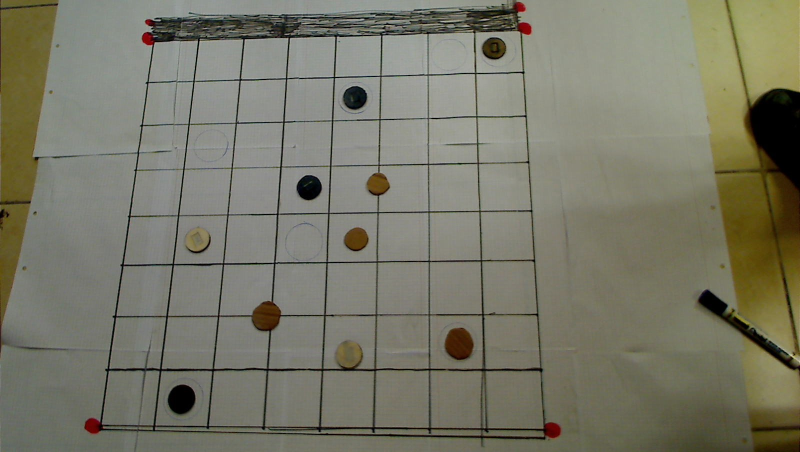
#> input picture עיבוד תמונה/data/WIN_20181129_13_32_56_Pro.jpg, 1600 x 904 px, found by its file name (shown at 1/2 size)
$ python cut_picture.py
#> lines starting #> are read from the running program, lines starting #| are printed output that depends on the picture; after the words box and inside, x2 and y2 are one past the last pixel; in counts of white or black regions, pixels touching at a corner belong together
import cv2;
import numpy as np;
import math

def get_color(x,y,img):
    x = int(x)
    y = int(y)
    thrash_hold = 80
    sum = 0
    window = 25
    for i in range(int(math.sqrt(window))):
        for j in range(int(math.sqrt(window))):
            c = img[y-i][x-j]
            sum += img[y-i][x-j]
    if float(sum)/window < thrash_hold:
        return -1
    else:
        return 1


def get_y_line_formula(dot1, dot2):
    def g(x):
        m = float((dot1[1]-dot2[1]))/(dot1[0] - dot2[0])
        c = dot1[1] - m * dot1[0]
        return x * m + c
    return g

def get_x_line_formula(dot1, dot2):
    def g(y):
        m = float((dot1[1]-dot2[1]))/(dot1[0] - dot2[0])
        c = dot1[1] - m * dot1[0]
        return (y-c)/m
    return g

def get_new_point(x,y):
    return ((x-10)*0.8, (y-10)*0.8)

def first_editing(image):
   image = cv2.adaptiveThreshold(image, 255, cv2.ADAPTIVE_THRESH_GAUSSIAN_C, cv2.THRESH_BINARY, 11, 10)
   image = cv2.morphologyEx(image, cv2.MORPH_OPEN, np.ones((4, 4)))
   image = cv2.medianBlur(image, 3)
   return image

def show_image(image):
   cv2.imshow("image", image)
   cv2.waitKey(0)

def resize(image):
   shape = image.shape
   if len(shape) == 2:
      height, width = shape
   else:
      height, width, chanels = shape
   image = image[10:height, 10:width] #cut the edge of the image
   image = cv2.resize(image, (0, 0), fx=0.8, fy=0.8)
   return image

def bolding(image):
   kernel = np.ones((5, 5), np.uint8)
   image = 255 - image
   dilation = cv2.dilate(image, kernel, iterations=1)
   dilation = 255 - dilation
   return dilation

img2 = cv2.imread("WIN_20181129_13_32_56_Pro.jpg", 0)
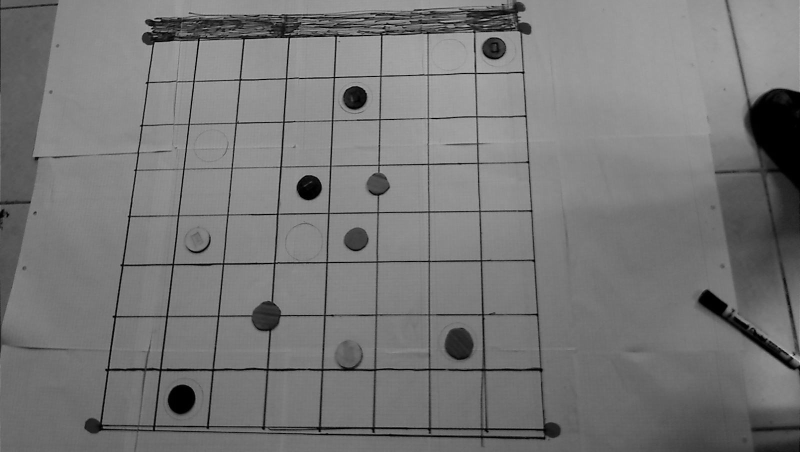
#> img2: shape (904, 1600) (shown at 1/2 size); min 0, max 204, mean 118.6

img2 = cv2.medianBlur(img2,5)
img2 = cv2.medianBlur(img2,5)
cimg = cv2.cvtColor(img2,cv2.COLOR_GRAY2BGR)


circles = cv2.HoughCircles(img2,cv2.HOUGH_GRADIENT,1,20, param1=50,param2=30,minRadius=20 ,maxRadius=35)
#> circles = [[709.5, 195.5, 23.5], [697.5, 709.5, 28.8], [618.5, 375.5, 24.6], [364.5, 796.5, 27.5], [392.5, 479.5, 26.6], [917.5, 690.5, 28.6], [990.5, 95.5, 21], [711.5, 476.5, 25.6]]
# for i in range(len(circles):

# circles = np.uint16(np.around(circles))


for i in circles[0,:]:
    # draw the center of the circle
    cv2.circle(cimg,(i[0],i[1]),2,(0,0,255),3)
    # draw the outer circle
    cv2.circle(cimg,(i[0],i[1]),i[2],(0,255,0),2)
#> this loop made 8 passes
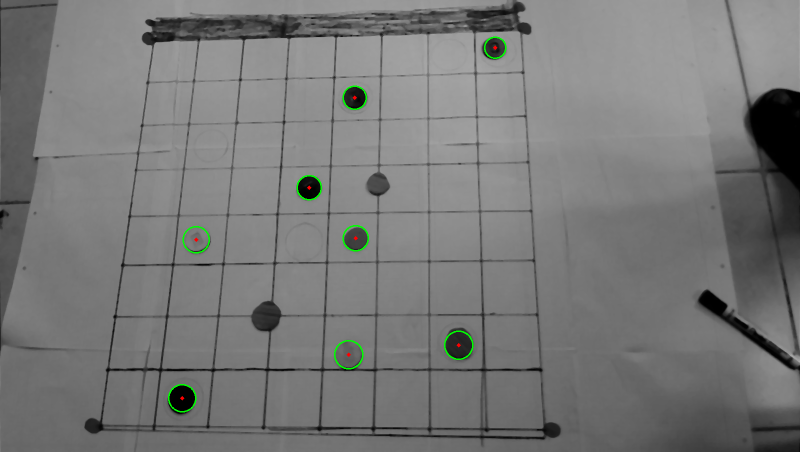
#> cimg: shape (904, 1600, 3) (shown at 1/2 size); mean B, G, R 119.3, 120, 119.4


img = cimg
s_img = resize(img)
gray = cv2.cvtColor(s_img,cv2.COLOR_RGB2GRAY)
gray = first_editing(gray)
#> in first_editing, `image = cv2.adaptiveThreshold(image, 255, cv2.ADAPTIVE_THRESH_GAUSSIAN..`:
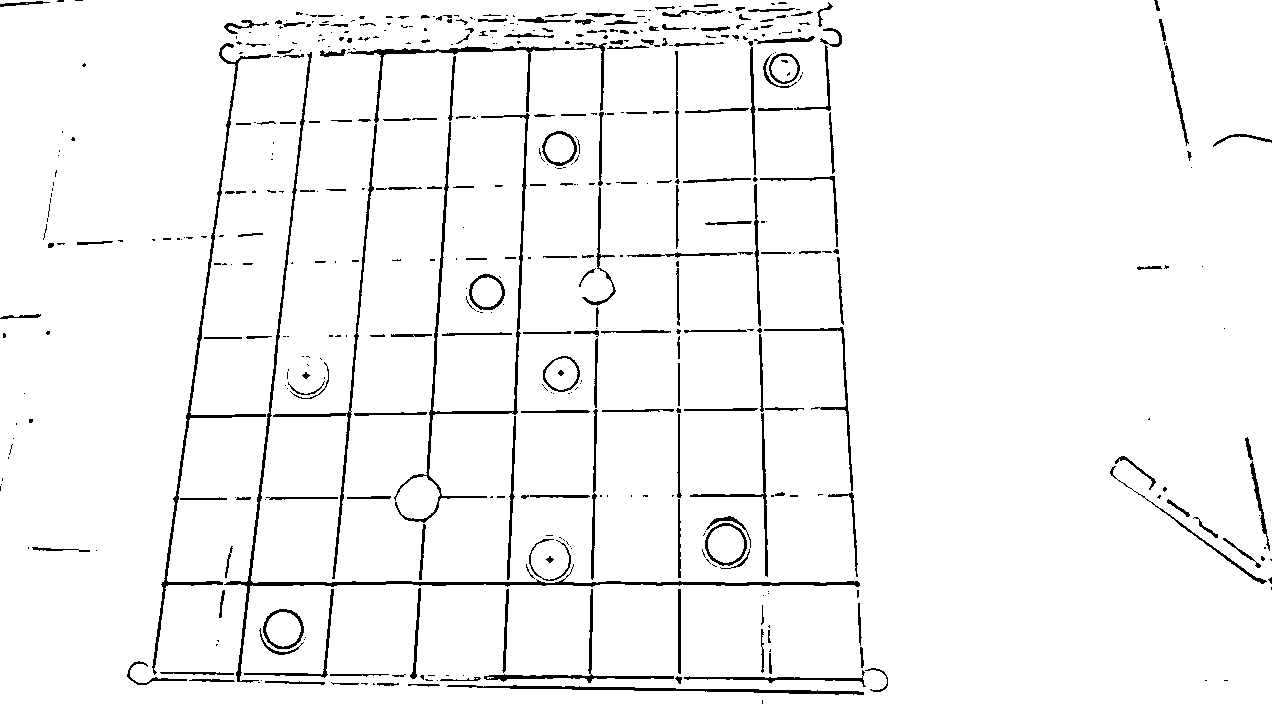
#> image: shape (715, 1272); 95.9% white; 500 black regions (294 under 20 px), largest, box (x1, y1, x2, y2) and area: (224, 52, 860, 683) 3794, (394, 113, 530, 523) 2534, (152, 43, 271, 675) 2305
#> in first_editing, `image = cv2.morphologyEx(image, cv2.MORPH_OPEN, np.ones((4, 4)))`:
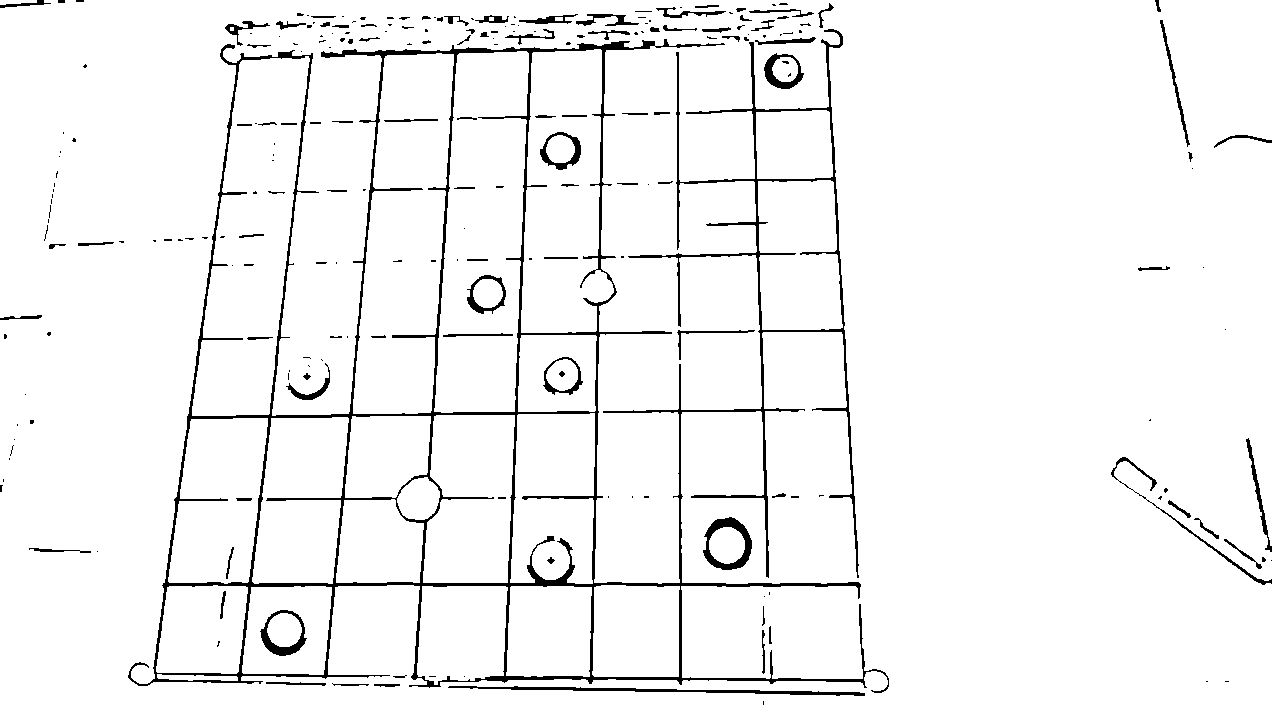
#> image: shape (715, 1272); 95.5% white; 234 black regions (134 under 20 px), largest, box (x1, y1, x2, y2) and area: (128, 29, 889, 693) 27316, (448, 686, 865, 696) 1207, (703, 517, 752, 570) 945
#> in first_editing, `image = cv2.medianBlur(image, 3)`:
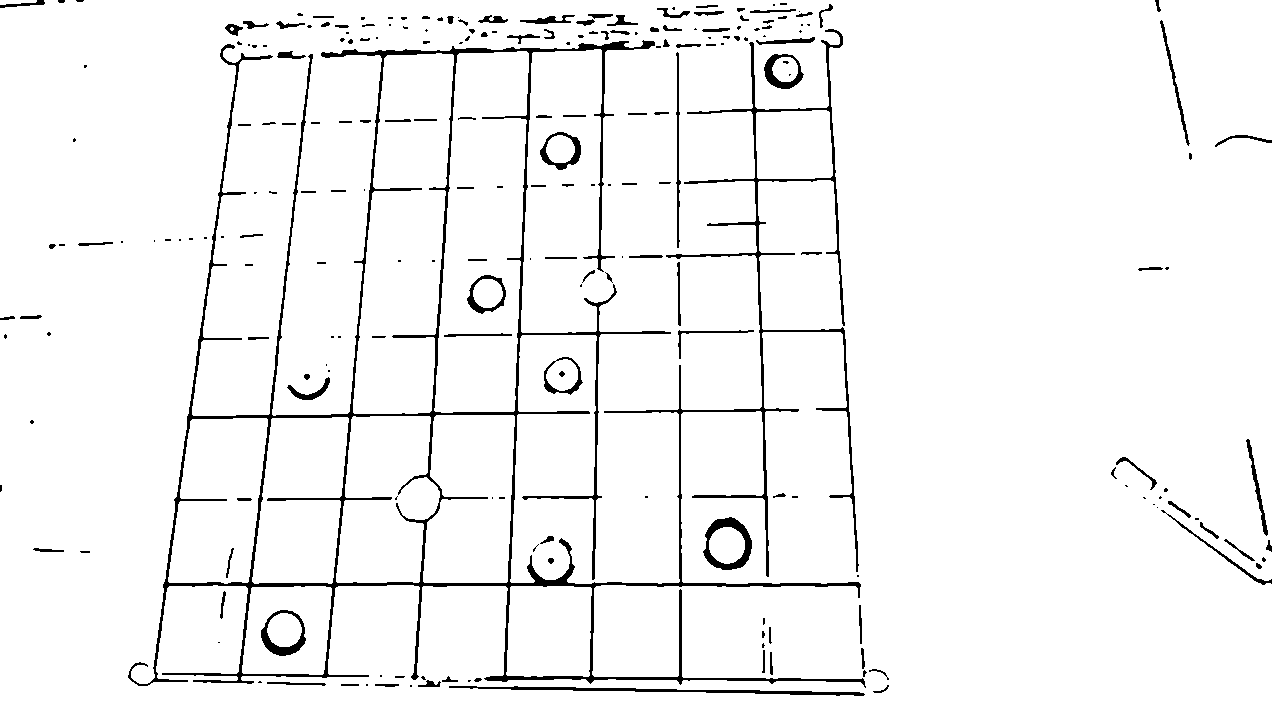
#> image: shape (715, 1272); 95.7% white; 231 black regions (107 under 20 px), largest, box (x1, y1, x2, y2) and area: (128, 29, 866, 688) 25404, (449, 686, 865, 696) 1202, (703, 517, 752, 570) 946
gray = 255-gray
lines = cv2.HoughLines(gray,1,np.pi/720,180)
#> lines = 186 rows, first 8: [584, 1.57], [531, 0.0393], [420, 1.56], [315, 0.113], [386, 0.0916], [533, 0.0436], [316, 0.118], [678, 1.59]
lines_filtered = [lines[0]]
#> lines_filtered = [[[584, 1.57]]]
for i in range(len(lines)):
    selected = False
    rho1, theta1 = lines[i][0]
    if  abs(rho1)> 850 or abs(rho1)< 60:
        continue
    if abs(abs(np.sin(theta1)) - abs(np.sin(np.pi/2 + 0.0125))) < 0.01:
        selected = True
    if abs(abs(np.sin(theta1)) - abs(np.sin(0.0))) < 0.2:
        selected = True
    for j in range(len(lines_filtered)):
        rho2, theta2 = lines_filtered[j][0]
        if abs(abs(np.sin(theta1)) - abs(np.sin(theta2))) < 0.2 and abs(abs(rho1) - abs(rho2)) < 30:
            selected = False
    if selected:
        lines_filtered.append(lines[i])
#> this loop made 186 passes
#> (rho1, theta1) on passes 1 to 12: (584, 1.57), (531, 0.0393), (420, 1.56), (315, 0.113), (386, 0.0916), (533, 0.0436), (316, 0.118), (678, 1.59), (676, 1.59), (-823, 3.08), (245, 0.14), (582, 1.58)
#> after the loop, lines_filtered = 18 items, first 6: [[584, 1.57]], [[531, 0.0393]], [[420, 1.56]], [[315, 0.113]], [[386, 0.0916]], [[678, 1.59]]
print(len(lines_filtered))
#| 18

red_lines=[]
green_lines=[]
red_form = []
green_form=[]
for line in lines_filtered:
   for rho,theta in line:
      sin = math.cos(theta)
      cos = math.sin(theta)
      x0 = sin * rho
      y0 = cos * rho
      x1 = (x0 + 1000 * (-cos))
      y1 = (y0 + 1000 * (sin))
      x2 = (x0 - 1000 * (-cos))
      y2 = (y0 - 1000 * (sin))
      if abs(abs(np.sin(theta)) - abs(np.sin(np.pi/2 + 0.0125)))< 0.1:
         cv2.line(s_img,(int(x1),int(y1)),(int(x2),int(y2)),(0,0,255),2)
         red_lines.append(line)
         red_form.append(get_y_line_formula((x1, y1), (x2, y2)))
      else:
         cv2.line(s_img, (int(x1), int(y1)), (int(x2), int(y2)), (0,255,0), 2)
         green_lines.append(line)
         green_form.append(get_x_line_formula((x1, y1), (x2, y2)))
#> this loop made 18 passes
#> line on passes 1 to 12: [[584, 1.57]], [[531, 0.0393]], [[420, 1.56]], [[315, 0.113]], [[386, 0.0916]], [[678, 1.59]], [[-823, 3.08]], [[245, 0.14]], [[-677, 3.14]], [[605, 0.0218]], [[458, 0.0654]], [[-750, 3.11]]
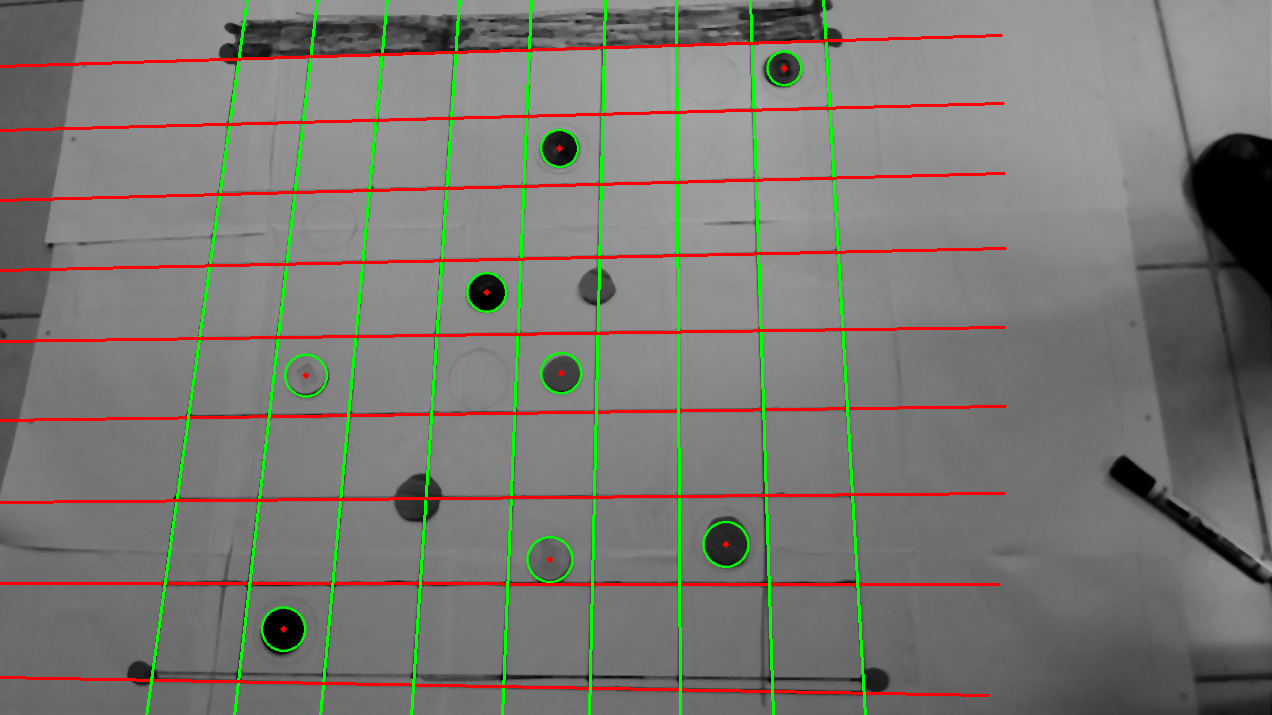
#> s_img: shape (715, 1272, 3); mean of channels 0, 1, 2 114.3, 120.3, 121.9; drawn as B, G, R
#> after the loop, green_form = 9 items; green_lines = [[[531, 0.0393]], [[315, 0.113]], [[386, 0.0916]], [[-823, 3.08]], [[245, 0.14]], [[-677, 3.14]], [[605, 0.0218]], [[458, 0.0654]], [[-750, 3.11]]]; red_form = 9 items; red_lines = [[[584, 1.57]], [[420, 1.56]], [[678, 1.59]], [[341, 1.56]], [[66, 1.54]], [[502, 1.56]], [[130, 1.54]], [[200, 1.54]], [[270, 1.55]]]

table = []
sub = []
for i in range(8):
    sub = []
    for i in range(8):
        sub.append(0)
    table.append(sub)

for circle in circles[0, :]:
    color = get_color(circle[0],circle[1], img2)
    circle = get_new_point(circle[0],circle[1])
    x = -1
    y = -1
    for i in range(len(red_lines)):
        y1 = red_form[i](circle[0])
        print(y1)
        if y1 < circle[1]:
            y += 1
    for i in range(len(green_lines)):
        x1 = green_form[i](circle[1])
        if x1 < circle[0]:
            x +=1
    table[y][x] = color
#> this loop made 8 passes
#> (circle, color) on passes 1 to 7: ((559.6, 148.4), -1), ((550, 559.6), 1), ((486.8, 292.4), -1), ((283.6, 629.2), -1), ((306, 375.6), 1), ((726, 544.4), -1), ((784.4, 68.4), -1)
#> (printed output is left out)
for x in table:
    print(x)
#> this loop made 8 passes
#> x on passes 1 to 8: [0, 0, 0, 0, 0, 0, 0, -1], [0, 0, 0, 0, -1, 0, 0, 0], [0, 0, 0, 0, 0, 0, 0, 0], [0, 0, 0, -1, 0, 0, 0, 0], [0, 1, 0, 0, -1, 0, 0, 0], [0, 0, 0, 0, 0, 0, 0, 0], [0, 0, 0, 0, 1, 0, -1, 0], [0, -1, 0, 0, 0, 0, 0, 0]
#| [0, 0, 0, 0, 0, 0, 0, -1]
#| [0, 0, 0, 0, -1, 0, 0, 0]
#| [0, 0, 0, 0, 0, 0, 0, 0]
#| [0, 0, 0, -1, 0, 0, 0, 0]
#| [0, 1, 0, 0, -1, 0, 0, 0]
#| [0, 0, 0, 0, 0, 0, 0, 0]
#| [0, 0, 0, 0, 1, 0, -1, 0]
#| [0, -1, 0, 0, 0, 0, 0, 0]
cv2.imwrite("blabla.jpg", s_img)
cv2.imshow("sad", s_img)
cv2.waitKey(0)
